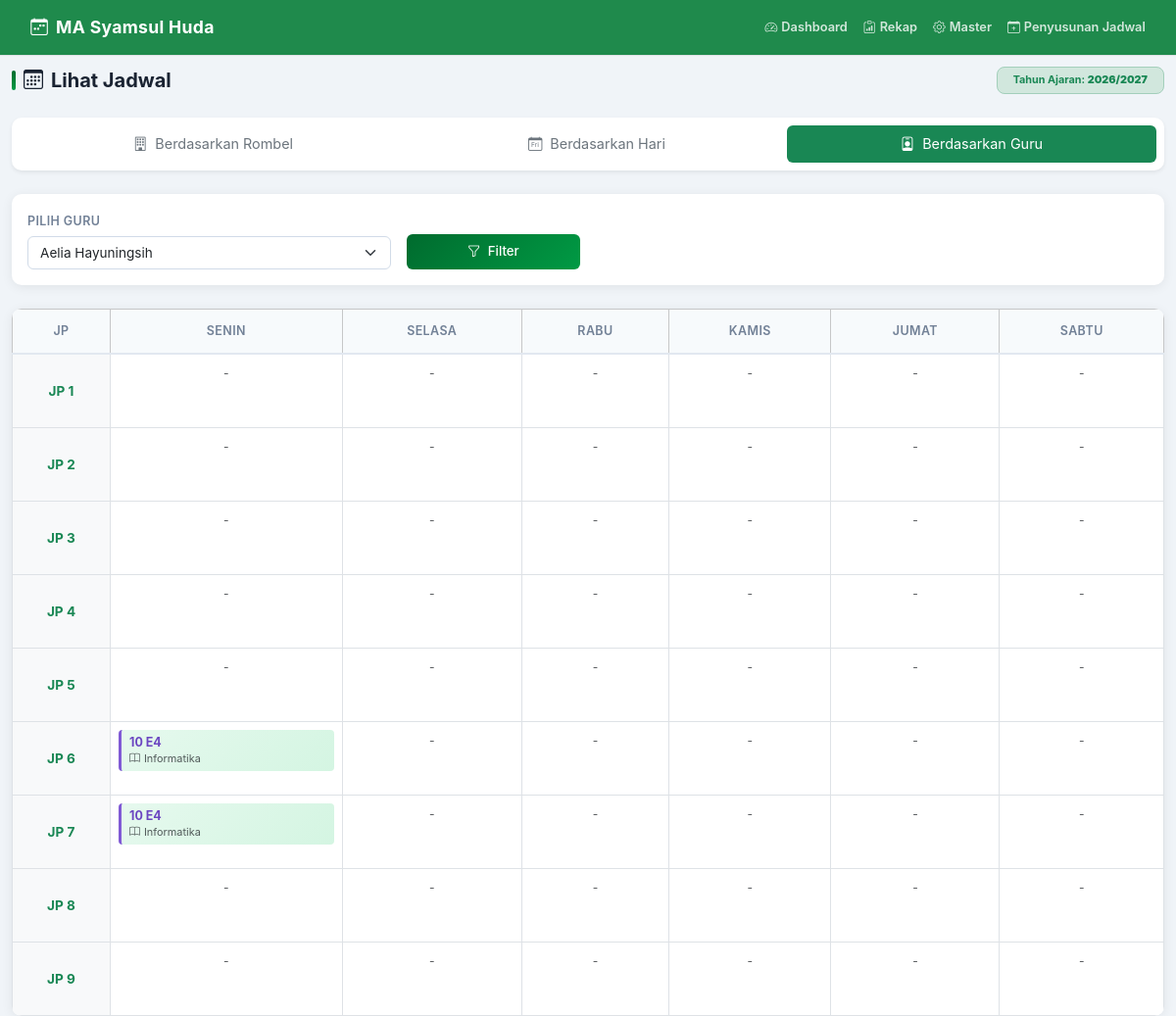
Page /view_schedule.php?tab=teacher&teacher_id=24 on the earlier database version.
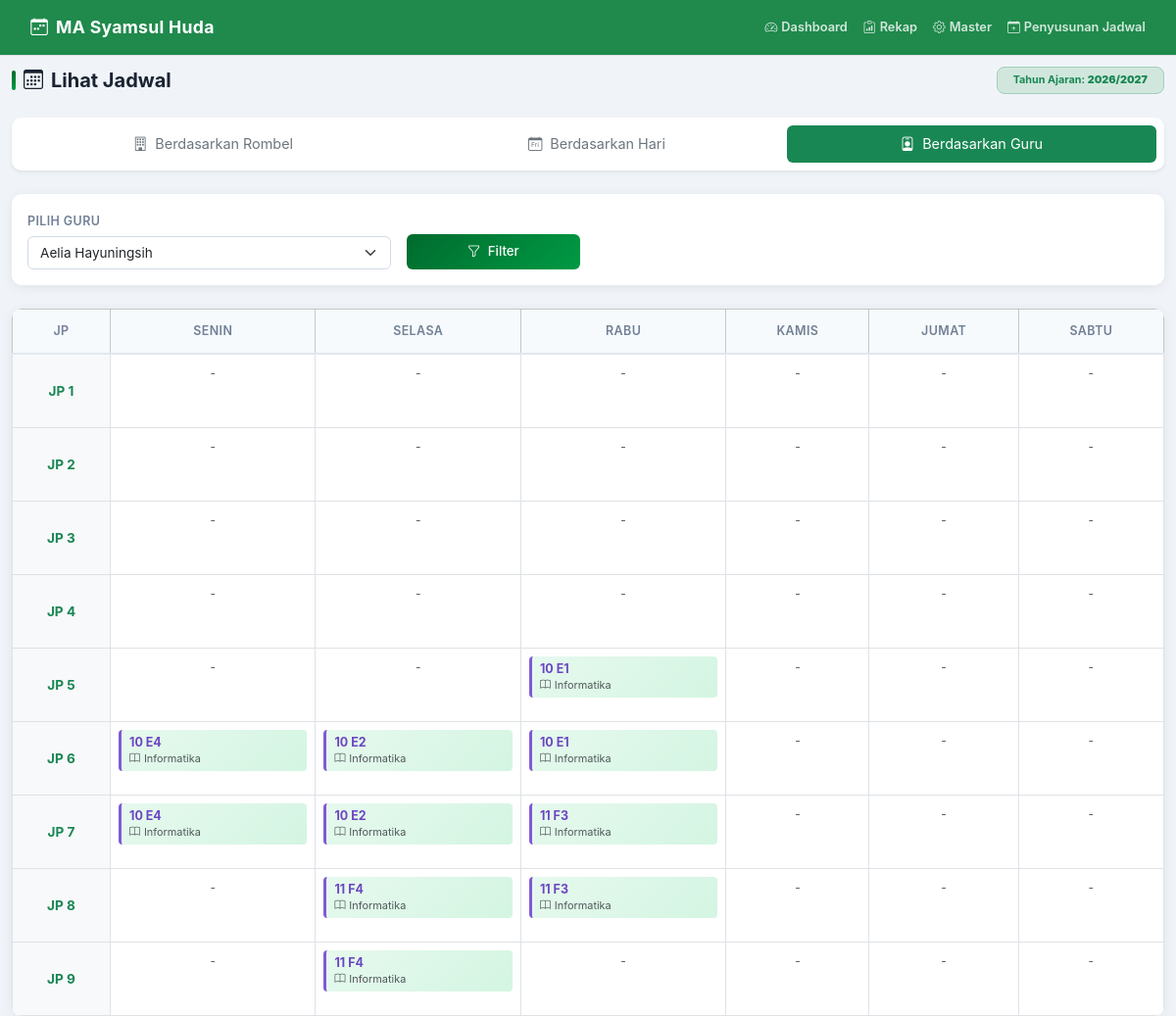
Same page on the later database version.
### tables this page shows
CREATE TABLE school_years(id INTEGER PRIMARY KEY AUTOINCREMENT,name TEXT UNIQUE NOT NULL,active INTEGER NOT NULL DEFAULT 0);

CREATE TABLE schedules(
 id INTEGER PRIMARY KEY AUTOINCREMENT,school_year_id INTEGER NOT NULL,day TEXT NOT NULL,jp INTEGER NOT NULL,
 class_id INTEGER NOT NULL,subject_id INTEGER NOT NULL,teacher_id INTEGER NOT NULL,notes TEXT,
 UNIQUE(school_year_id,day,jp,class_id),
 FOREIGN KEY(school_year_id) REFERENCES school_years(id) ON DELETE CASCADE,
 FOREIGN KEY(class_id) REFERENCES classes(id) ON DELETE CASCADE,
 FOREIGN KEY(subject_id) REFERENCES subjects(id) ON DELETE RESTRICT,
 FOREIGN KEY(teacher_id) REFERENCES teachers(id) ON DELETE RESTRICT);

### config/database.php (called while the page is built, shortened)
<?php
function e(?string $v): string
{
    return htmlspecialchars($v ?? '', ENT_QUOTES, 'UTF-8');
}

### view_schedule.php (the view, shortened to what this page needs)
<?php
require __DIR__ . '/config/database.php';
$pdo = db();
$days = ['Senin', 'Selasa', 'Rabu', 'Kamis', 'Jumat', 'Sabtu'];
$classes  = $pdo->query('SELECT * FROM classes ORDER BY name')->fetchAll();
$teachers = $pdo->query('SELECT * FROM teachers ORDER BY name')->fetchAll();
$year     = $pdo->query('SELECT * FROM school_years WHERE active=1 LIMIT 1')->fetch();
$tab = $_GET['tab'] ?? 'rombel';
$selected_class_id   = isset($_GET['class_id']) ? (int)$_GET['class_id'] : ($classes[0]['id'] ?? 0);
$selected_teacher_id = isset($_GET['teacher_id']) ? (int)$_GET['teacher_id'] : ($teachers[0]['id'] ?? 0);
$selected_day        = $_GET['day'] ?? 'Senin';
$rows = [];
if ($tab === 'rombel' && $selected_class_id) {
    $stmt = $pdo->prepare("
        SELECT s.*, t.name teacher_name, sub.name subject_name
        FROM schedules s
        JOIN teachers t   ON t.id   = s.teacher_id
        JOIN subjects sub ON sub.id = s.subject_id
        WHERE s.school_year_id = ? AND s.class_id = ?
    ");
    $stmt->execute([$year['id'], $selected_class_id]);
    $rows = $stmt->fetchAll();
} elseif ($tab === 'teacher' && $selected_teacher_id) {
    $stmt = $pdo->prepare("
        SELECT s.*, c.name class_name, sub.name subject_name
        FROM schedules s
        JOIN classes c    ON c.id   = s.class_id
        JOIN subjects sub ON sub.id = s.subject_id
        WHERE s.school_year_id = ? AND s.teacher_id = ?
    ");
    $stmt->execute([$year['id'], $selected_teacher_id]);
    $rows = $stmt->fetchAll();
}
require __DIR__ . '/templates/header.php';
?>
<div class="d-flex align-items-center justify-content-between mb-4">
    <h3 class="page-heading mb-0"><i class="bi bi-calendar3"></i> Lihat Jadwal</h3>
    <span class="badge bg-success-subtle text-success border border-success-subtle px-3 py-2 rounded-3">
        Tahun Ajaran: <strong><?= e($year['name']) ?></strong>
    </span>
</div>
<div class="card mb-4 shadow-sm">
    <div class="card-body p-2">
        <ul class="nav nav-pills nav-fill gap-2">
            <li class="nav-item">
                <a class="nav-link py-2.5 <?= $tab === 'rombel' ? 'active bg-success text-white' : 'text-secondary' ?>" href="?tab=rombel&class_id=<?= $selected_class_id ?>">
                    <i class="bi bi-building me-2"></i>Berdasarkan Rombel
                </a>
            </li>
            <li class="nav-item">
                <a class="nav-link py-2.5 <?= $tab === 'day' ? 'active bg-success text-white' : 'text-secondary' ?>" href="?tab=day&day=<?= urlencode($selected_day) ?>">
                    <i class="bi bi-calendar-day me-2"></i>Berdasarkan Hari
                </a>
            </li>
            <li class="nav-item">
                <a class="nav-link py-2.5 <?= $tab === 'teacher' ? 'active bg-success text-white' : 'text-secondary' ?>" href="?tab=teacher&teacher_id=<?= $selected_teacher_id ?>">
                    <i class="bi bi-person-badge me-2"></i>Berdasarkan Guru
                </a>
            </li>
        </ul>
    </div>
</div>
<div class="card mb-4">
    <div class="card-body">
        <form method="get" class="row g-3 align-items-end justify-content-start">
            <?php if ($tab === 'rombel'): ?>
                <div class="col-md-4">
                    <label class="form-label">Pilih Rombel / Kelas</label>
                    <select name="class_id" class="form-select" onchange="this.form.submit()">
                        <?php foreach ($classes as $c): ?>
                            <option value="<?= $c['id'] ?>" <?= $selected_class_id === (int)$c['id'] ? 'selected' : '' ?>>
                                <?= e($c['name']) ?>
                            </option>
                        <?php endforeach; ?>
                    </select>
                </div>
            <?php elseif ($tab === 'teacher'): ?>
                <div class="col-md-4">
                    <label class="form-label">Pilih Guru</label>
                    <select name="teacher_id" class="form-select" onchange="this.form.submit()">
                        <?php foreach ($teachers as $t): ?>
                            <option value="<?= $t['id'] ?>" <?= $selected_teacher_id === (int)$t['id'] ? 'selected' : '' ?>>
                                <?= e($t['name']) ?>
                            </option>
                        <?php endforeach; ?>
                    </select>
                </div>
            <?php endif; ?>
            <div class="col-md-2">
                <button type="submit" class="btn btn-success w-100 py-2">
                    <i class="bi bi-funnel me-1"></i> Filter
                </button>
            </div>
        </form>
    </div>
</div>
<?php if ($tab === 'rombel' || $tab === 'teacher'): ?>
    <div class="card overflow-hidden">
        <div class="table-responsive">
            <table class="table table-bordered text-center align-middle mb-0" style="min-width: 750px;">
                <thead class="table-light">
                    <tr>
                        <th style="width: 100px;">JP</th>
                        <?php foreach ($days as $d): ?>
                            <th><?= e($d) ?></th>
                        <?php endforeach; ?>
                    </tr>
                </thead>
                <tbody>
                    <?php for ($jp = 1; $jp <= 9; $jp++): ?>
                        <tr>
                            <td class="fw-bold text-success bg-light">JP <?= $jp ?></td>
                            <?php foreach ($days as $d): ?>
                                <td class="p-2" style="height: 75px; vertical-align: top;">
                                    <?php
                                    $cell_found = false;
                                    foreach ($rows as $r) {
                                        if ($r['day'] === $d && (int)$r['jp'] === $jp) {
                                            $cell_found = true;
                                            if ($tab === 'rombel') {
                                                ?>
                                                <div class="cell-entry text-start">
                                                    <strong class="d-block"><?= e($r['subject_name']) ?></strong>
                                                    <small class="text-muted"><i class="bi bi-person me-1"></i><?= e($r['teacher_name']) ?></small>
                                                </div>
                                                <?php
                                            } else {
                                                ?>
                                                <div class="cell-entry text-start" style="border-left-color: #805ad5;">
                                                    <strong class="d-block" style="color: #6b46c1;"><?= e($r['class_name']) ?></strong>
                                                    <small class="text-muted"><i class="bi bi-book me-1"></i><?= e($r['subject_name']) ?></small>
                                                </div>
                                                <?php
                                            }
                                            break;
                                        }
                                    }
                                    if (!$cell_found): ?>
                                        <span class="text-muted" style="font-size: 0.75rem;">-</span>
                                    <?php endif; ?>
                                </td>
                            <?php endforeach; ?>
                        </tr>
                    <?php endfor; ?>
                </tbody>
            </table>
        </div>
    </div>
<?php endif; ?>
<?php require __DIR__ . '/templates/footer.php'; ?>

### templates/header.php (shortened to what this page needs)
<!doctype html><html lang=id>
    <head>
        <link href="https://cdn.jsdelivr.net/npm/bootstrap@5.3.3/dist/css/bootstrap.min.css" rel=stylesheet>
        <link href="https://cdn.jsdelivr.net/npm/bootstrap-icons@1.11.3/font/bootstrap-icons.min.css" rel=stylesheet>
        <link rel=stylesheet href="assets/css/app.css">
    </head>
    <body>
        <nav class="navbar navbar-dark bg-success">
            <div class=container-fluid>
                <div class="d-flex align-items-center gap-2">
                    <a class="navbar-brand fw-bold" href=index.php>
                        <i class="bi bi-calendar-week me-2"></i>MA Syamsul Huda
                    </a>
                </div>
                <div class="d-flex align-items-center gap-3">
                    <a class="nav-link text-white fw-semibold" href=index.php>
                        <i class="bi bi-speedometer2 me-1"></i>Dashboard
                    </a>
                    <a class="nav-link text-white fw-semibold" href=report.php>
                        <i class="bi bi-clipboard-data me-1"></i>Rekap
                    </a>
                    <a class="nav-link text-white fw-semibold" href="master.php?type=teachers">
                        <i class="bi bi-gear me-1"></i>Master
                    </a>
                    <a class="nav-link text-white fw-semibold" href=schedule.php>
                        <i class="bi bi-calendar-plus me-1"></i>Penyusunan Jadwal
                    </a>
                </div>
            </div>
        </nav>
        <div class=container-fluid py-2>

### templates/footer.php (shortened to what this page needs)
        </div>
    </body>
</html>

### assets/css/app.css (style rules this page uses)
*, *::before, *::after { box-sizing: border-box }
body { background: #f0f4f8; font-family: -apple-system, BlinkMacSystemFont, "Segoe UI", Roboto, Helvetica, Arial, sans-serif; font-size: 0.9rem; color: #1a2332; padding-top: 0; margin: 0; }
.navbar { background: #1f8a4c !important; box-shadow: 0 1px 0 rgba(0, 0, 0, .08); padding: 0.6rem 1.2rem; margin-bottom: 0.75rem; }
.navbar-brand { font-weight: 700; font-size: 1.1rem; letter-spacing: .3px; }
.navbar .text-white { font-size: .8rem; opacity: .8; }
.card { border: none; border-radius: 10px; box-shadow: 0 2px 12px rgba(0, 0, 0, .07); }
.btn { border-radius: 6px; font-weight: 500; font-size: .83rem; transition: transform .12s, box-shadow .12s; }
.btn-success { background: linear-gradient(135deg, #006b2e, #009a44); border: none; }
.form-control, .form-select { border-radius: 6px; border: 1.5px solid #d1dbe8; font-size: .85rem; transition: border-color .18s, box-shadow .18s; }
.form-label { font-weight: 600; font-size: .78rem; text-transform: uppercase; letter-spacing: .4px; color: #718096; margin-bottom: .3rem; }
.table { font-size: .85rem; }
.table thead th { background: #f7fafc; font-weight: 600; font-size: .78rem; text-transform: uppercase; letter-spacing: .4px; color: #718096; border-bottom: 2px solid #e2e8f0; padding: .8rem 1rem; }
.table td { padding: .75rem 1rem; vertical-align: middle; }
.cell-entry { display: inline-block; background: linear-gradient(135deg, #e6f9ee, #d4f5e2); border-left: 3px solid #009a44; border-radius: 4px; padding: .3rem .5rem; font-size: .78rem; line-height: 1.3; width: 100%; }
.cell-entry strong { color: #006b2e; display: block; }
.cell-entry small { color: #4a5568; }
.page-heading { font-size: 1.25rem; font-weight: 700; color: #1a2332; margin-bottom: 1.2rem; display: flex; align-items: center; gap: .5rem; }
.page-heading::before { content: ''; display: inline-block; width: 4px; height: 1.25rem; background: linear-gradient(#006b2e, #009a44); border-radius: 2px; }

Differences in the rows shown:
added schedules: class_name "10 E1", subject_name "Informatika"
added schedules: class_name "10 E2", subject_name "Informatika"
added schedules: class_name "10 E1", subject_name "Informatika"
added schedules: class_name "10 E2", subject_name "Informatika"
added schedules: class_name "11 F3", subject_name "Informatika"
added schedules: class_name "11 F4", subject_name "Informatika"
added schedules: class_name "11 F3", subject_name "Informatika"
added schedules: class_name "11 F4", subject_name "Informatika"
